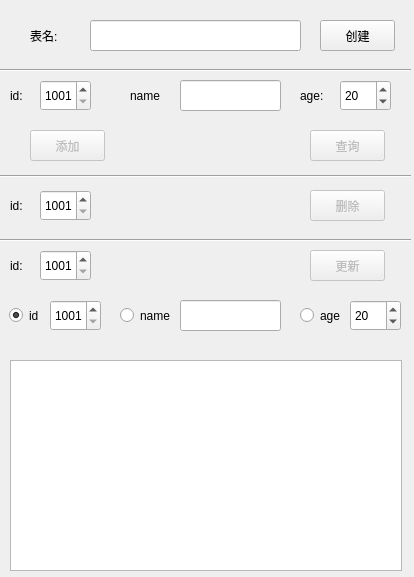
<?xml version="1.0" encoding="UTF-8"?>
<ui version="4.0">
 <class>StuDB</class>
 <widget class="QWidget" name="StuDB">
  <property name="geometry">
   <rect>
    <x>0</x>
    <y>0</y>
    <width>414</width>
    <height>577</height>
   </rect>
  </property>
  <property name="windowTitle">
   <string>StuDB</string>
  </property>
  <widget class="QLabel" name="label_tablename">
   <property name="geometry">
    <rect>
     <x>30</x>
     <y>20</y>
     <width>41</width>
     <height>31</height>
    </rect>
   </property>
   <property name="text">
    <string>表名:</string>
   </property>
  </widget>
  <widget class="QLineEdit" name="lineEdit_tablename">
   <property name="geometry">
    <rect>
     <x>90</x>
     <y>20</y>
     <width>211</width>
     <height>31</height>
    </rect>
   </property>
  </widget>
  <widget class="QPushButton" name="pushButton_create">
   <property name="geometry">
    <rect>
     <x>320</x>
     <y>20</y>
     <width>75</width>
     <height>31</height>
    </rect>
   </property>
   <property name="text">
    <string>创建</string>
   </property>
  </widget>
  <widget class="Line" name="line">
   <property name="geometry">
    <rect>
     <x>0</x>
     <y>60</y>
     <width>411</width>
     <height>21</height>
    </rect>
   </property>
   <property name="orientation">
    <enum>Qt::Horizontal</enum>
   </property>
  </widget>
  <widget class="QLabel" name="label_insertid">
   <property name="geometry">
    <rect>
     <x>10</x>
     <y>80</y>
     <width>21</width>
     <height>31</height>
    </rect>
   </property>
   <property name="text">
    <string>id:</string>
   </property>
  </widget>
  <widget class="QSpinBox" name="spinBox_insertid">
   <property name="geometry">
    <rect>
     <x>40</x>
     <y>80</y>
     <width>51</width>
     <height>31</height>
    </rect>
   </property>
   <property name="minimum">
    <number>1001</number>
   </property>
   <property name="maximum">
    <number>9999</number>
   </property>
  </widget>
  <widget class="QLabel" name="label_insertname">
   <property name="geometry">
    <rect>
     <x>130</x>
     <y>80</y>
     <width>31</width>
     <height>31</height>
    </rect>
   </property>
   <property name="text">
    <string>name:</string>
   </property>
  </widget>
  <widget class="QLineEdit" name="lineEdit_insertname">
   <property name="geometry">
    <rect>
     <x>180</x>
     <y>80</y>
     <width>101</width>
     <height>31</height>
    </rect>
   </property>
  </widget>
  <widget class="QSpinBox" name="spinBox_insertage">
   <property name="geometry">
    <rect>
     <x>340</x>
     <y>80</y>
     <width>51</width>
     <height>31</height>
    </rect>
   </property>
   <property name="minimum">
    <number>0</number>
   </property>
   <property name="maximum">
    <number>120</number>
   </property>
   <property name="value">
    <number>20</number>
   </property>
  </widget>
  <widget class="QLabel" name="label_insertage">
   <property name="geometry">
    <rect>
     <x>300</x>
     <y>80</y>
     <width>31</width>
     <height>31</height>
    </rect>
   </property>
   <property name="text">
    <string>age:</string>
   </property>
  </widget>
  <widget class="QPushButton" name="pushButton_insert">
   <property name="enabled">
    <bool>false</bool>
   </property>
   <property name="geometry">
    <rect>
     <x>30</x>
     <y>130</y>
     <width>75</width>
     <height>31</height>
    </rect>
   </property>
   <property name="text">
    <string>添加</string>
   </property>
  </widget>
  <widget class="QPushButton" name="pushButton_select">
   <property name="enabled">
    <bool>false</bool>
   </property>
   <property name="geometry">
    <rect>
     <x>310</x>
     <y>130</y>
     <width>75</width>
     <height>31</height>
    </rect>
   </property>
   <property name="text">
    <string>查询</string>
   </property>
  </widget>
  <widget class="QTableView" name="tableView">
   <property name="geometry">
    <rect>
     <x>10</x>
     <y>360</y>
     <width>392</width>
     <height>211</height>
    </rect>
   </property>
   <attribute name="horizontalHeaderDefaultSectionSize">
    <number>130</number>
   </attribute>
  </widget>
  <widget class="Line" name="line_2">
   <property name="geometry">
    <rect>
     <x>0</x>
     <y>166</y>
     <width>411</width>
     <height>21</height>
    </rect>
   </property>
   <property name="orientation">
    <enum>Qt::Horizontal</enum>
   </property>
  </widget>
  <widget class="QSpinBox" name="spinBox_deleteid">
   <property name="geometry">
    <rect>
     <x>40</x>
     <y>190</y>
     <width>51</width>
     <height>31</height>
    </rect>
   </property>
   <property name="minimum">
    <number>1001</number>
   </property>
   <property name="maximum">
    <number>9999</number>
   </property>
  </widget>
  <widget class="QLabel" name="label_deleteid">
   <property name="geometry">
    <rect>
     <x>10</x>
     <y>190</y>
     <width>21</width>
     <height>31</height>
    </rect>
   </property>
   <property name="text">
    <string>id:</string>
   </property>
  </widget>
  <widget class="QPushButton" name="pushButton_delete">
   <property name="enabled">
    <bool>false</bool>
   </property>
   <property name="geometry">
    <rect>
     <x>310</x>
     <y>190</y>
     <width>75</width>
     <height>31</height>
    </rect>
   </property>
   <property name="text">
    <string>删除</string>
   </property>
  </widget>
  <widget class="Line" name="line_3">
   <property name="geometry">
    <rect>
     <x>0</x>
     <y>230</y>
     <width>411</width>
     <height>21</height>
    </rect>
   </property>
   <property name="orientation">
    <enum>Qt::Horizontal</enum>
   </property>
  </widget>
  <widget class="QLabel" name="label_updateid">
   <property name="geometry">
    <rect>
     <x>10</x>
     <y>250</y>
     <width>21</width>
     <height>31</height>
    </rect>
   </property>
   <property name="text">
    <string>id:</string>
   </property>
  </widget>
  <widget class="QSpinBox" name="spinBox_updateid">
   <property name="geometry">
    <rect>
     <x>40</x>
     <y>250</y>
     <width>51</width>
     <height>31</height>
    </rect>
   </property>
   <property name="minimum">
    <number>1001</number>
   </property>
   <property name="maximum">
    <number>9999</number>
   </property>
  </widget>
  <widget class="QPushButton" name="pushButton_update">
   <property name="enabled">
    <bool>false</bool>
   </property>
   <property name="geometry">
    <rect>
     <x>310</x>
     <y>250</y>
     <width>75</width>
     <height>31</height>
    </rect>
   </property>
   <property name="text">
    <string>更新</string>
   </property>
  </widget>
  <widget class="QRadioButton" name="radioButton_newid">
   <property name="enabled">
    <bool>true</bool>
   </property>
   <property name="geometry">
    <rect>
     <x>9</x>
     <y>300</y>
     <width>41</width>
     <height>31</height>
    </rect>
   </property>
   <property name="text">
    <string>id</string>
   </property>
   <property name="checked">
    <bool>true</bool>
   </property>
  </widget>
  <widget class="QSpinBox" name="spinBox_newid">
   <property name="geometry">
    <rect>
     <x>50</x>
     <y>300</y>
     <width>51</width>
     <height>31</height>
    </rect>
   </property>
   <property name="minimum">
    <number>1001</number>
   </property>
   <property name="maximum">
    <number>9999</number>
   </property>
  </widget>
  <widget class="QLineEdit" name="lineEdit_newname">
   <property name="geometry">
    <rect>
     <x>180</x>
     <y>300</y>
     <width>101</width>
     <height>31</height>
    </rect>
   </property>
  </widget>
  <widget class="QSpinBox" name="spinBox_newage">
   <property name="geometry">
    <rect>
     <x>350</x>
     <y>300</y>
     <width>51</width>
     <height>31</height>
    </rect>
   </property>
   <property name="minimum">
    <number>0</number>
   </property>
   <property name="maximum">
    <number>120</number>
   </property>
   <property name="value">
    <number>20</number>
   </property>
  </widget>
  <widget class="QRadioButton" name="radioButton_newname">
   <property name="geometry">
    <rect>
     <x>120</x>
     <y>300</y>
     <width>51</width>
     <height>31</height>
    </rect>
   </property>
   <property name="text">
    <string>name</string>
   </property>
  </widget>
  <widget class="QRadioButton" name="radioButton_newage">
   <property name="geometry">
    <rect>
     <x>300</x>
     <y>300</y>
     <width>41</width>
     <height>31</height>
    </rect>
   </property>
   <property name="text">
    <string>age</string>
   </property>
  </widget>
 </widget>
 <resources/>
 <connections/>
</ui>
